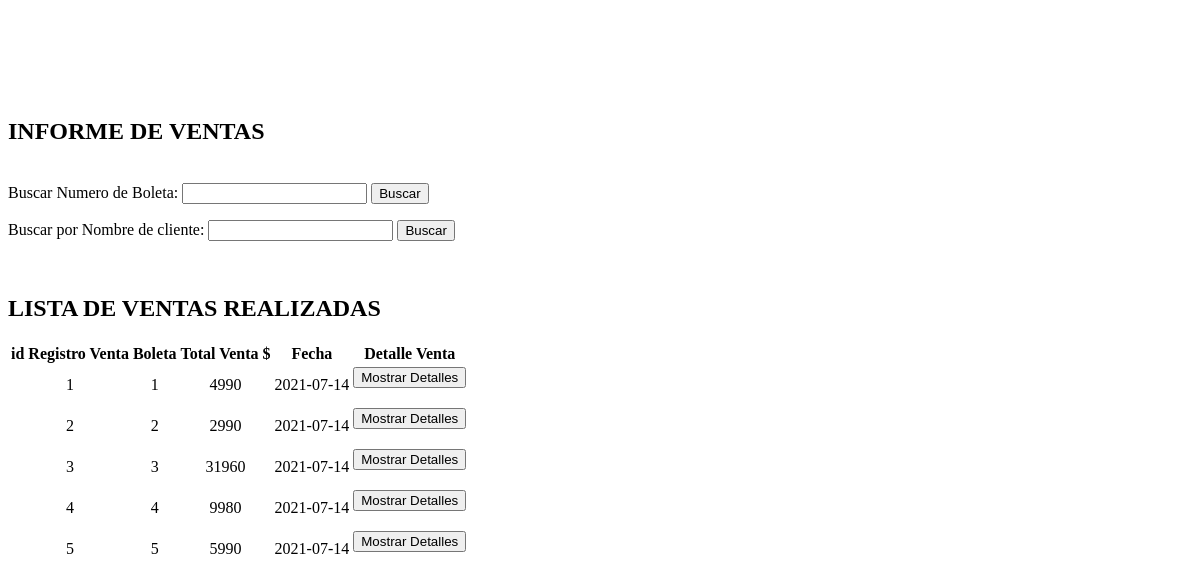
The page /latienditadececi/vistas/informes.php on the database as committed earlier.
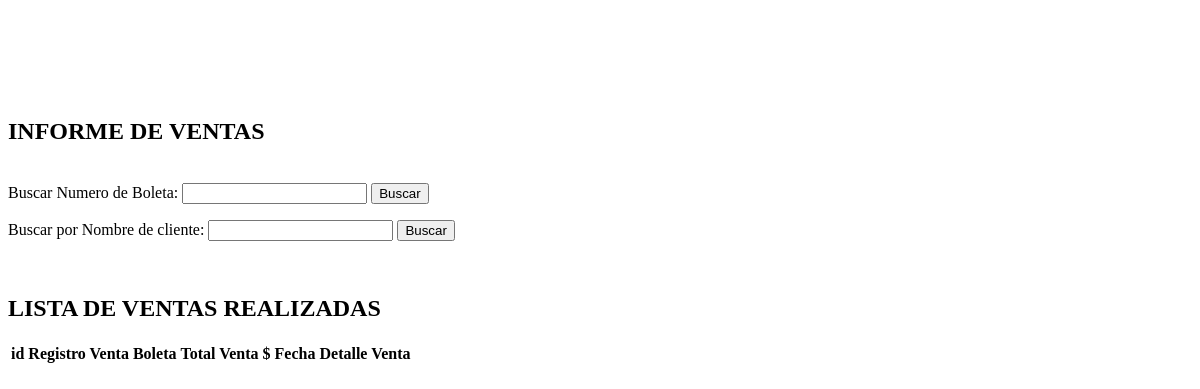
The same page on the database as committed later.
### tables this page shows
CREATE TABLE `registroventa` (
  `id_registro` int(11) NOT NULL,
  `id_venta` int(11) NOT NULL,
  `total_venta` int(11) NOT NULL,
  `fecha` date NOT NULL
);

### latienditadececi/vistas/informes.php (the view, shortened to what the changed rows need)
<html>
<body>
<?php
    include "conexion.php";
?>
<br> <br> <br>
<div class="container row">
    <div class="container col lg-12 md-12 mb-5">
        <br><br>
        <h2 class="text-center">INFORME DE VENTAS</h2><br>
    <?php
        if(isset($_POST['buscar_v']))
        {
            $codigo_venta=$_POST['venta'];
            ?>
            <table class="container text-center table table-bordered">
                <thead class="container table-primary">
                    <tr>
                        <th>id Producto</th>
                        <th>Nombre Producto</th>
                        <th>Cantidad</th>
                        <th>Valor Venta $</th>
                        <th>Fecha venta</th>
                        <th>Detalles</th>
                    </tr>
                </thead>
                <tbody>
                    <?php
                        $sql="SELECT * FROM venta WHERE id_rventa='$codigo_venta'";
                        $result= mysqli_query($conexion,$sql);
                        $mostrar=mysqli_fetch_array($result);
                        echo 'El numero de boleta es el siguiente: <h2>'.$mostrar['id_rventa'].'</h2>';
                        echo 'El nombre del cliente es el siguiente:';
                        $idc=$mostrar['id_cliente1'];
                        $sql="SELECT * FROM cliente WHERE id_cliente='$idc'";
                        $result= mysqli_query($conexion,$sql);
                        while($mostrar=mysqli_fetch_array($result))
                        {
                            echo '<h2>'.$mostrar['nombre_cliente'].'</h2>';
                        }
                        $sql="SELECT * FROM venta WHERE id_rventa='$codigo_venta'";
                        $result= mysqli_query($conexion,$sql);
                        while($mostrar=mysqli_fetch_array($result))
                        {
                        ?>
                            <tr>
                                <td><center><?php echo $mostrar['id_producto1']?></center></td>
                                <td><center><?php
                                $nombre = $mostrar['id_producto1'];
                                $sql="SELECT * FROM producto WHERE id_producto='$nombre'";
                                $result2= mysqli_query($conexion,$sql);
                                while($mostrar2=mysqli_fetch_array($result2))
                                {
                                    echo $mostrar2['nombre_producto'];
                                }
                                ?></center></td>
                                <td><center><?php echo $mostrar['cantidad_p']?></center></td>
                                <td><center><?php echo $mostrar['valor_venta']?></center></td>
                                <td><center><?php echo $mostrar['fecha_venta']?></center></td>
                                <td><center><?php echo $mostrar['detalle_venta']?></center></td>
                            </tr>
                                <?php
                        }
                            ?>
                </tbody>
            </table>
            <form action="panel.php?pagina=informes" method="POST">
                                <input type="submit" value="atras">
                            </form>
            <?php
        }else{
            if(isset($_POST['boton_detalles']))
            {
                $idRV=$_POST['idventa'];
                ?>
                <table class="container text-center table table-bordered">
                <thead class="container table-primary">
                    <tr>
                        <th>id Producto</th>
                        <th>Nombre Producto</th>
                        <th>Cantidad</th>
                        <th>Valor Venta $</th>
                        <th>Fecha venta</th>
                        <th>Detalles</th>
                    </tr>
                </thead>
                <br>
                <tbody>
                    <?php
                        $sql="SELECT * FROM venta WHERE id_rventa='$idRV'";
                        $result= mysqli_query($conexion,$sql);
                        $mostrar=mysqli_fetch_array($result);
                        echo 'El numero de boleta es el siguiente: <h2>'.$mostrar['id_rventa'].'</h2>';
                        echo 'El nombre del cliente es el siguiente:';
                        $idc=$mostrar['id_cliente1'];
                        $sql="SELECT * FROM cliente WHERE id_cliente='$idc'";
                        $result= mysqli_query($conexion,$sql);
                        while($mostrar=mysqli_fetch_array($result))
                        {
                            echo '<h2>'.$mostrar['nombre_cliente'].'</h2>';
                        }
                        echo"Se ha llevado los siguientes productos: ";
                        $sql="SELECT * FROM venta WHERE id_rventa='$idRV'";
                        $result= mysqli_query($conexion,$sql);
                        while($mostrar=mysqli_fetch_array($result))
                        {
                        ?>
                            <tr>
                                <td><center><?php echo $mostrar['id_producto1']?></center></td>
                                <td><center><?php
                                $nombre = $mostrar['id_producto1'];
                                $sql="SELECT * FROM producto WHERE id_producto='$nombre'";
                                $result2= mysqli_query($conexion,$sql);
                                while($mostrar2=mysqli_fetch_array($result2))
                                {
                                    echo $mostrar2['nombre_producto'];
                                }
                                ?></center></td>
                                <td><center><?php echo $mostrar['cantidad_p']?></center></td>
                                <td><center><?php echo $mostrar['valor_venta']?></center></td>
                                <td><center><?php echo $mostrar['fecha_venta']?></center></td>
                                <td><center><?php echo $mostrar['detalle_venta']?></center></td>
                            </tr>
                                <?php
                        }
                             ?>
                </tbody>
            </table>
            <form action="panel.php?pagina=informes" method="POST">
                                <input type="submit" value="atras">
                            </form>
            <?php
        }else{
                if(isset($_POST['buscar_vn']))
                {
                    $idcliente=$_POST['nombres'];
                    ?>
                    <table class="container text-center table table-bordered">
                        <thead class="container table-primary">
                            <tr>
                                <th>Boleta</th>
                                <th>id Producto</th>
                                <th>Nombre Producto</th>
                                <th>Cantidad</th>
                                <th>Valor Venta $</th>
                                <th>Fecha venta</th>
                                <th>Detalles</th>
                            </tr>
                        </thead>
                        <tbody>
                            <?php
                                $sql="SELECT * FROM venta WHERE id_cliente1='$idcliente'";
                                $result= mysqli_query($conexion,$sql);
                                $mostrar=mysqli_fetch_array($result);
                                echo 'El nombre del cliente es el siguiente:';
                                $idc=$mostrar['id_cliente1'];
                                $sql="SELECT * FROM cliente WHERE id_cliente='$idc'";
                                $result= mysqli_query($conexion,$sql);
                                while($mostrar=mysqli_fetch_array($result))
                                {
                                    echo '<h2>'.$mostrar['nombre_cliente'].'</h2>';
                                }
                                echo"Se ha llevado los siguientes productos: ";
                                $sql="SELECT * FROM venta WHERE id_cliente1='$idcliente'";
                                $result= mysqli_query($conexion,$sql);
                                while($mostrar=mysqli_fetch_array($result))
                                {
                                ?>
                                    <tr>
                                        <td><center><?php echo $mostrar['id_rventa']?></center></td>
                                        <td><center><?php echo $mostrar['id_producto1']?></center></td>
                                        <td><center><?php
                                        $nombre = $mostrar['id_producto1'];
                                        $sql="SELECT * FROM producto WHERE id_producto='$nombre'";
                                        $result2= mysqli_query($conexion,$sql);
                                        while($mostrar2=mysqli_fetch_array($result2))
                                        {
                                            echo $mostrar2['nombre_producto'];
                                        }
                                        ?></center></td>
                                        <td><center><?php echo $mostrar['cantidad_p']?></center></td>
                                        <td><center><?php echo $mostrar['valor_venta']?></center></td>
                                        <td><center><?php echo $mostrar['fecha_venta']?></center></td>
                                        <td><center><?php echo $mostrar['detalle_venta']?></center></td>
                                    </tr>
                                        <?php
                                }
                                    ?>
                        </tbody>
                    </table>
                    <form action="panel.php?pagina=informes" method="POST">
                                        <input type="submit" value="atras">
                                    </form>
                    <?php
                }else{
                        ?>
                            <br>
                            <h2>LISTA DE VENTAS REALIZADAS</h2>
                            <table class="container text-center table table-bordered">
                                    <thead class="container table-primary">
                                            <tr>
                                                <th>id Registro Venta</th>
                                                <th>Boleta </th>
                                                <th>Total Venta $</th>
                                                <th>Fecha</th>
                                                <th>Detalle Venta</th>
                                            </tr>
                                        </thead>
                                        <tbody>
                                            <?php
                                                $sql="SELECT * FROM registroventa";
                                                $result= mysqli_query($conexion,$sql);
                                                while($mostrar=mysqli_fetch_array($result))
                                                {
                                            ?>
                                                <tr>
                                                    <td><center><?php echo $mostrar['id_registro']?></center></td>
                                                    <td><center><?php echo $mostrar['id_venta']?></center></td>
                                                    <td><center><?php echo $mostrar['total_venta']?></center></td>
                                                    <td><center><?php echo $mostrar['fecha']?></center></td>
                                                    <td>
                                                        <form action="panel.php?pagina=informes" method="POST">
                                                            <input type="submit" name='boton_detalles' value='Mostrar Detalles'>
                                                        </form>
                                                    </td>
                                                </tr>
                                                <?php
                                                }
                                                ?>
                                        </tbody>
                            </table>
                        <?php
                    }}
                }
                            ?>

Rows that differ between the two databases and show on the page:
removed registroventa: id_registro "1", id_venta "1", total_venta "4990", fecha "2021-07-14"
removed registroventa: id_registro "2", id_venta "2", total_venta "2990", fecha "2021-07-14"
removed registroventa: id_registro "3", id_venta "3", total_venta "31960", fecha "2021-07-14"
removed registroventa: id_registro "4", id_venta "4", total_venta "9980", fecha "2021-07-14"
removed registroventa: id_registro "5", id_venta "5", total_venta "5990", fecha "2021-07-14"
